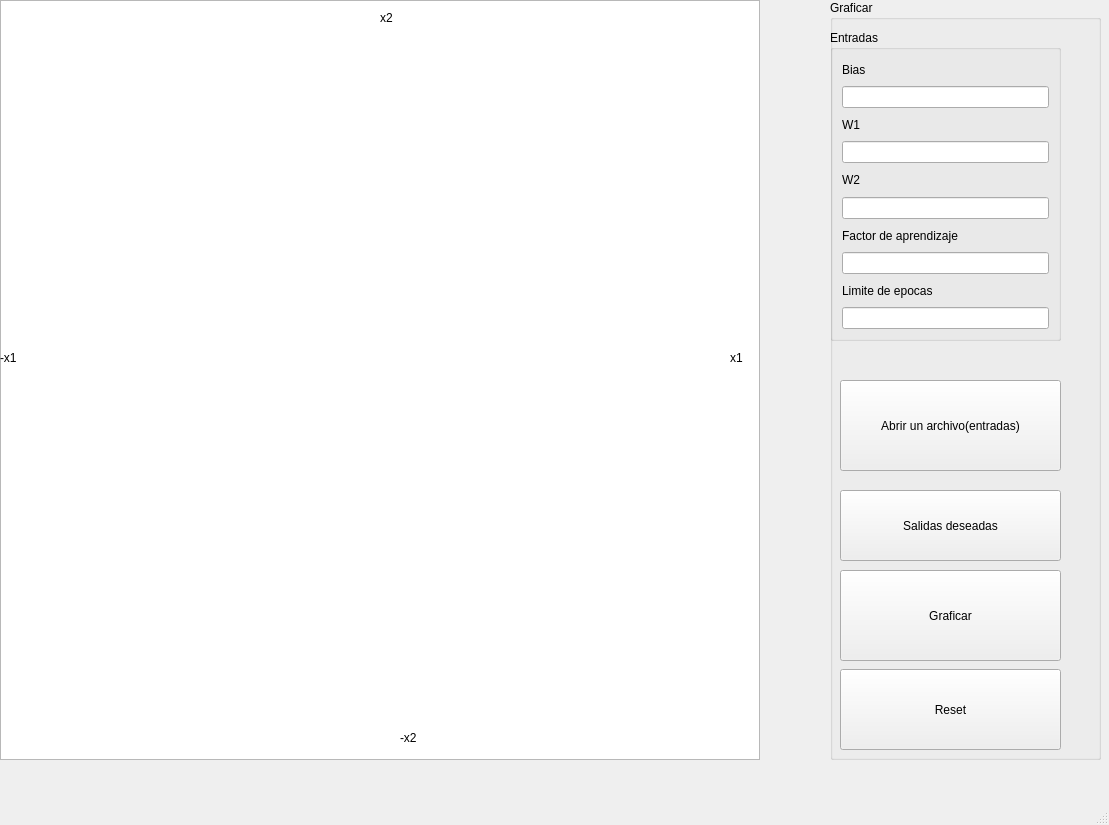
<?xml version="1.0" encoding="UTF-8"?>
<ui version="4.0">
 <class>MainWindow</class>
 <widget class="QMainWindow" name="MainWindow">
  <property name="geometry">
   <rect>
    <x>0</x>
    <y>0</y>
    <width>1109</width>
    <height>825</height>
   </rect>
  </property>
  <property name="minimumSize">
   <size>
    <width>1040</width>
    <height>825</height>
   </size>
  </property>
  <property name="windowTitle">
   <string>MainWindow</string>
  </property>
  <widget class="QWidget" name="centralwidget">
   <widget class="QGraphicsView" name="graphicsView">
    <property name="geometry">
     <rect>
      <x>0</x>
      <y>0</y>
      <width>760</width>
      <height>760</height>
     </rect>
    </property>
   </widget>
   <widget class="QGroupBox" name="groupBox">
    <property name="geometry">
     <rect>
      <x>830</x>
      <y>0</y>
      <width>271</width>
      <height>760</height>
     </rect>
    </property>
    <property name="title">
     <string>Graficar</string>
    </property>
    <widget class="QPushButton" name="pushButton_graficar">
     <property name="geometry">
      <rect>
       <x>10</x>
       <y>570</y>
       <width>221</width>
       <height>91</height>
      </rect>
     </property>
     <property name="text">
      <string>Graficar</string>
     </property>
    </widget>
    <widget class="QPushButton" name="pushButton_reset">
     <property name="geometry">
      <rect>
       <x>10</x>
       <y>669</y>
       <width>221</width>
       <height>81</height>
      </rect>
     </property>
     <property name="text">
      <string>Reset</string>
     </property>
    </widget>
    <widget class="QGroupBox" name="groupBox_2">
     <property name="geometry">
      <rect>
       <x>0</x>
       <y>30</y>
       <width>231</width>
       <height>311</height>
      </rect>
     </property>
     <property name="title">
      <string>Entradas</string>
     </property>
     <layout class="QVBoxLayout" name="verticalLayout">
      <item>
       <widget class="QLabel" name="label_bias">
        <property name="text">
         <string>Bias</string>
        </property>
       </widget>
      </item>
      <item>
       <widget class="QLineEdit" name="lineEdit_bias">
        <property name="enabled">
         <bool>true</bool>
        </property>
        <property name="readOnly">
         <bool>true</bool>
        </property>
       </widget>
      </item>
      <item>
       <widget class="QLabel" name="label_w1">
        <property name="text">
         <string>W1</string>
        </property>
       </widget>
      </item>
      <item>
       <widget class="QLineEdit" name="lineEdit_w1">
        <property name="readOnly">
         <bool>true</bool>
        </property>
       </widget>
      </item>
      <item>
       <widget class="QLabel" name="label_w2">
        <property name="text">
         <string>W2</string>
        </property>
       </widget>
      </item>
      <item>
       <widget class="QLineEdit" name="lineEdit_w2">
        <property name="readOnly">
         <bool>true</bool>
        </property>
       </widget>
      </item>
      <item>
       <widget class="QLabel" name="label_5">
        <property name="text">
         <string>Factor de aprendizaje</string>
        </property>
       </widget>
      </item>
      <item>
       <widget class="QLineEdit" name="lineEdit_factor"/>
      </item>
      <item>
       <widget class="QLabel" name="label_6">
        <property name="text">
         <string>Limite de epocas</string>
        </property>
       </widget>
      </item>
      <item>
       <widget class="QLineEdit" name="lineEdit_limite"/>
      </item>
     </layout>
    </widget>
    <widget class="QPushButton" name="pushButton_exportar">
     <property name="geometry">
      <rect>
       <x>10</x>
       <y>380</y>
       <width>221</width>
       <height>91</height>
      </rect>
     </property>
     <property name="text">
      <string>Abrir un archivo(entradas)</string>
     </property>
    </widget>
    <widget class="QPushButton" name="pushButton">
     <property name="geometry">
      <rect>
       <x>10</x>
       <y>490</y>
       <width>221</width>
       <height>71</height>
      </rect>
     </property>
     <property name="text">
      <string>Salidas deseadas</string>
     </property>
    </widget>
   </widget>
   <widget class="QLabel" name="label">
    <property name="geometry">
     <rect>
      <x>380</x>
      <y>10</y>
      <width>55</width>
      <height>16</height>
     </rect>
    </property>
    <property name="text">
     <string>x2</string>
    </property>
   </widget>
   <widget class="QLabel" name="label_2">
    <property name="geometry">
     <rect>
      <x>730</x>
      <y>350</y>
      <width>55</width>
      <height>16</height>
     </rect>
    </property>
    <property name="text">
     <string>x1</string>
    </property>
   </widget>
   <widget class="QLabel" name="label_3">
    <property name="geometry">
     <rect>
      <x>0</x>
      <y>350</y>
      <width>55</width>
      <height>16</height>
     </rect>
    </property>
    <property name="text">
     <string>-x1</string>
    </property>
   </widget>
   <widget class="QLabel" name="label_4">
    <property name="geometry">
     <rect>
      <x>400</x>
      <y>730</y>
      <width>55</width>
      <height>16</height>
     </rect>
    </property>
    <property name="text">
     <string>-x2</string>
    </property>
   </widget>
  </widget>
  <widget class="QMenuBar" name="menubar">
   <property name="geometry">
    <rect>
     <x>0</x>
     <y>0</y>
     <width>1109</width>
     <height>26</height>
    </rect>
   </property>
  </widget>
  <widget class="QStatusBar" name="statusbar"/>
 </widget>
 <resources/>
 <connections/>
</ui>
